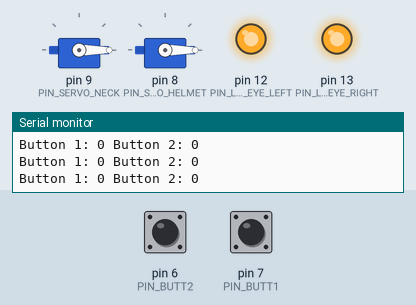
The sketch below on a simulated Arduino Uno, built with avr-gcc and run on an emulated ATmega328P. On the bench: 2 × servo, output pins drawn as LEDs (lit = HIGH), the last lines printed to the serial monitor. The test bench sets the inputs (shaded band); at power-on: pin 6 (PIN_BUTT2) LOW, pin 7 (PIN_BUTT1) LOW.

Above: at 1.2 s.
1.3 s: pin 6 (PIN_BUTT2) pulled HIGH for 0.15 s
At 1.4 s:
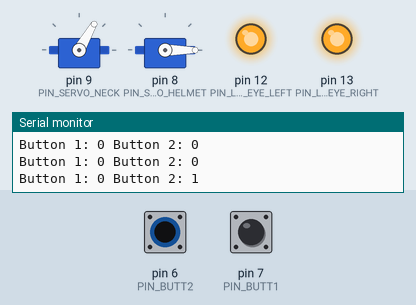
2.9 s: pin 7 (PIN_BUTT1) pulled HIGH for 0.15 s
At 4.2 s:
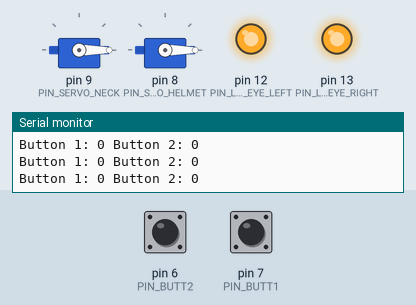
4.5 s: pin 7 (PIN_BUTT1) pulled HIGH for 3.2 s
At 6.0 s:
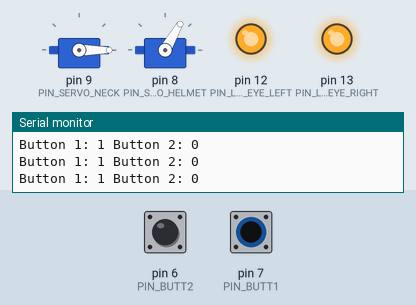
10.7 s: pin 6 (PIN_BUTT2) pulled HIGH for 3.2 s
At 11.2 s:
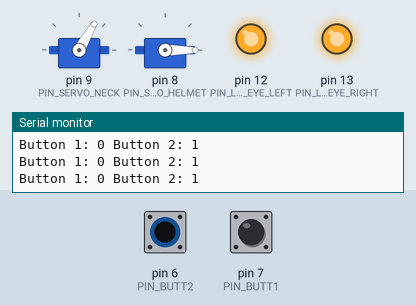
15.4 s: pin 6 (PIN_BUTT2) driven HIGH and pin 7 (PIN_BUTT1) driven HIGH
At 16.4 s:
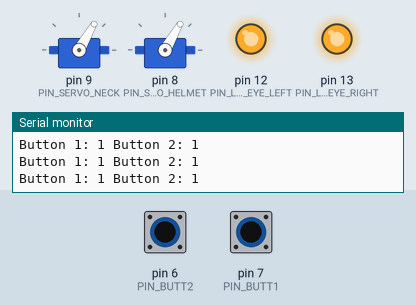
Timing chart, 0 to 17.9 s (numbered marks = the images above; inputs shaded):
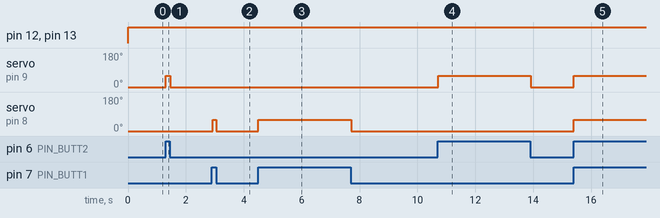

Measured:
- after the input at 1.3 s, servo on pin 9 (PIN_SERVO_NECK): 0° → 60° at once, → 0° 0.16 s later
- after the input at 2.9 s, servo on pin 8 (PIN_SERVO_HELMET): 0° → 60° at once, → 0° 0.13 s later
- after the input at 4.5 s, servo on pin 8 (PIN_SERVO_HELMET): 0° → 60° at once, → 0° 3.2 s later
- after the input at 10.7 s, servo on pin 9 (PIN_SERVO_NECK): 0° → 60° at once, → 0° 3.2 s later
- after the input at 15.4 s, servo on pin 9 (PIN_SERVO_NECK), servo on pin 8 (PIN_SERVO_HELMET): 0° → 60° at once

The sketch:

iron_man_helmet_V1.ino
```cpp
/*
  Дополнил код, добавил Servo helmet, neck
  *
  Completed the code, added Servo helmet, neck.
  by Abdusabirov Davlat <https://github.com/Davlat-Abdusabirov>
*/

#include <Servo.h>

//***Pins***//
#define PIN_SERVO_HELMET 8
#define PIN_SERVO_NECK 9
#define PIN_LED_EYE_RIGHT 13
#define PIN_LED_EYE_LEFT 12
#define PIN_BUTT1 7
#define PIN_BUTT2 6

//***Turn_of_Servo***//
#define HELMET_OPEN 60
#define HELMET_CLOSE 0

//***Object***//
Servo helmet;
Servo neck;

//***Vars***//
bool is_left_eye_on = true;
bool is_right_eye_on = true;

bool is_helmet_open = true;
bool is_neck_open = true;

bool is_butt_press = false;
bool is_butt_press2 = false;

void setup()
{
  Serial.begin(9600);

  pinMode(PIN_LED_EYE_RIGHT, OUTPUT);
  pinMode(PIN_LED_EYE_LEFT, OUTPUT);
  pinMode(PIN_BUTT1, INPUT);

  neck.attach(PIN_SERVO_NECK);
  helmet.attach(PIN_SERVO_HELMET);
}

void loop()
{
  // Включить led в статус is_on
  digitalWrite(PIN_LED_EYE_LEFT, is_left_eye_on);
  digitalWrite(PIN_LED_EYE_RIGHT, is_right_eye_on);

  // Проверка кнопки на нажатие
  is_butt_press = digitalRead(PIN_BUTT1);
  is_helmet_open = is_butt_press;
  is_butt_press2 = digitalRead(PIN_BUTT2);
  is_neck_open = is_butt_press2;

  // Повернуть servo на градус HELMET_OPEN || HELMET_CLOSE
  helmet.write(is_helmet_open ? HELMET_OPEN : HELMET_CLOSE);
  neck.write(is_neck_open ? HELMET_OPEN : HELMET_CLOSE);

  Serial.print("Button 1: "); Serial.print(is_butt_press);
  Serial.print(" Button 2: "); Serial.println(is_butt_press2);
}
```
